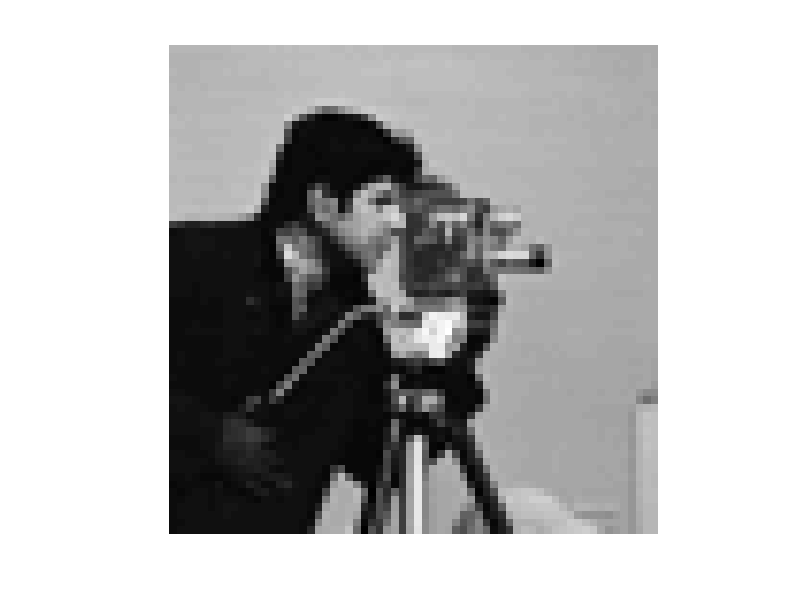

Reproduce this figure in MATLAB. (Note: this script raises an error after producing the figure.)
%%%%%%%%%%%%%%%%%%%%%%%%%%%%%%%%%%%%%%%%%%%%%%%%%%%%%%%%%%%%%%%%%%%%%%%%%%%%%%%%%%%%%%
%%%% This script is used to obtain results for strong line structured sparsity 
%%%% Junzhou Huang, Tong Zhang, Dimitris Metaxas "Learning with Structured Sparsity"
%%%% By Junzhou Huang, Rutgers University,jzhuang@cs.rutgers.edu
%%%% Jan., 2009    Updated  Dec. 20, 2009
%%%%%%%%%%%%%%%%%%%%%%%%%%%%%%%%%%%%%%%%%%%%%%%%%%%%%%%%%%%%%%%%%%%%%%%%%%%%%%%%%%%%%%
clear; close all
load ImgData;
x=ImgData;

[H, W, P]=size(x);
figure; imshow(x, []);
%%%%%%%%%%%%%%%%%%%%%%%%%%%%%%%%%%%%%%%%%%%%%%%%%%%%%%%%%%%%%
% 2D wavelet transformation and sparse signal -- theta0 
DecLevel=6;
WaveletName='db1';
[C0, S0] = wavedec2(x, DecLevel, WaveletName);
scaling0=C0(1:S0(1,1)*S0(1,2));
theta0=C0(S0(1,1)*S0(1,2)+1:end)';

[IdxParent, IdxChildren, Ms]=WaveRelation2D_NoSc(C0, S0);
[H, W]=size(theta0);


%%%%%%%%%%%%%%%%%%%%%%%%%%%%%%%%%%%%%%%%%%%%%%%%%%%%%%%%%%%%%%%
N=length(theta0);
[Edge2,Edge4]=EdgeTreeIndex2D(H, W, IdxParent', IdxChildren');
[B, Bm]=GetTreeBlocksMatrix(H, W, IdxParent,2);
[BC, BCm]=GetBlocksConnectionMatrix(Bm, Edge2);   
save BCm BCm; save Bm Bm;
%%%%%%%%%%%%%%%%%%%%%%%%%%%%%%%%%%%%%%%%%%%%%%%%%%%%%%%%%%%%%%
load Bm; load BCm;


[sv1,si1]=sort(abs(theta0));
sv2=cumsum(sv1)/sum(sv1);
sind2=find(sv2<=0.05);%%%%%%%%%%%
index=si1(sind2);
index2=TraceChildNode(index, Edge4);

theta=theta0; 
% theta(si1(sind3))=0;
theta(index2)=0;
K=length(find(theta~=0));


mq=length(Bm); q=sum(theta(1:S0(2,1)*S0(2,2))~=0);
p=length(theta0);

m_num=[1.25 1.5 1.75 2 2.25 2.5 2.75]*K; 
m_num=round(m_num);

for j=1:length(m_num),
    fprintf('j=%d\n', j);
    for iter=1:3,
        p=length(theta0);
        m=round(m_num(j));
    %%%%%%%%%%%%%%%%%%%%%%%%%%%%%%%%%%%%%%%%%%%%%%%%%%%%%%%%%%%%%%%%%%%
    %%% step 2: Creating random projection matrix and measurements
    %%%%%%%%%%%%%%%%%%%%%%%%%%%%%%%%%%%%%%%%%%%%%%%%%%%%%%%%%%%%%%%%%%%
        for i=1:P
            A=randn(m,p);%/A=single(A);
            item=sqrt(sum(A.*A,2));
            A=A./repmat(item, [1,p]);
            AA{i}=A; e=randn(m,1); 
            y0=AA{i}*theta0;
            norm_y=1;
            y{i}=y0+0.00*e;
        end
%     %%%%%%%%%%%%%%%%%%%%%%%%%%%%%%%%%%%%%%%%%%%%%%%%%%%%%%%%%%%%%%%%%%%
%     %%% step 3: Sparse recovery
%     %%%%%%%%%%%%%%%%%%%%%%%%%%%%%%%%%%%%%%%%%%%%%%%%%%%%%%%%%%%%%%%%%%%
    
       %%% method 1: OMP
        tic;
%         [ta1, Rec1] = OMP_CS(K,AA{1},y{1}, 1);
        [ta1, Rec1] = OMPlscx0_CS(K,AA{1},y{1});
        ta1=ta1*norm_y;
        time1=toc;
        xest1=waverec2([scaling0,ta1'], S0, WaveletName);
        fprintf('method OMP\n');
        
        %%% method 2: Lasso
        tt=cputime;
        [ta2, numIters, activationHist, duals] = SolveLasso(AA{1}, y{1}, p, 'lasso', 1200);    
        ta2=ta2*norm_y;
        time2=cputime-tt;
        xest2=waverec2([scaling0,ta2'], S0, WaveletName);
        fprintf('method Lasso\n')
    
        %%% method 2: StructOMP
        tic;
        lamada=1;
        cl0=lamada*q*log2(mq)+K;
        [ta3, input, norm_save3] = GraphOMP_CS(cl0,AA{1},y{1}, Bm, BCm, lamada, []);
        ta3=ta3*norm_y;
        time3=toc;
        xest3=waverec2([scaling0,ta3'], S0, WaveletName);
        fprintf('method TreeStructOMP\n');
        
        diff1=norm(xest1(:)-x(:),2)/norm(x(:),2);
        diff2=norm(xest2(:)-x(:),2)/norm(x(:),2);  
        diff3=norm(xest3(:)-x(:),2)/norm(x(:),2);  

        result(:,iter)=[diff1,diff2,diff3, time1 time2, time3];

end
CompareResults(:,j)=mean(result, 2)
CompareResultsStd(:,j)=std(result,0, 2);
end
save CompareResults CompareResults;
save CompareResultsStd CompareResultsStd;



figure; hold on;
errorbar(m_num, CompareResults(1,:), CompareResultsStd(1,:), 'bv-', 'linewidth', 2); 
errorbar(m_num, CompareResults(2,:), CompareResultsStd(2,:), 'gd-', 'linewidth', 2); 
errorbar(m_num, CompareResults(3,:), CompareResultsStd(3,:), 'rp-', 'linewidth', 2); 
ylabel('Recovery Error'); xlabel('Sample Size');box on;
legend('OMP', 'Lasso','StructOMP');
% axis([m_num(1)-round(0.25*K) m_num(end)+round(0.25*K) -0 0.3])

figure; hold on;
errorbar(m_num, CompareResults(4,:), CompareResultsStd(4,:), 'bv-.', 'linewidth', 2);
errorbar(m_num, CompareResults(5,:), CompareResultsStd(5,:), 'gd-', 'linewidth', 2);
errorbar(m_num, CompareResults(6,:), CompareResultsStd(6,:), 'rp-', 'linewidth', 2);
ylabel('Running Time (Second)'); xlabel('Sample Size');box on;
legend('OMP','Lasso', 'StructOMP');
% axis([2 4.5 0 0.1])
